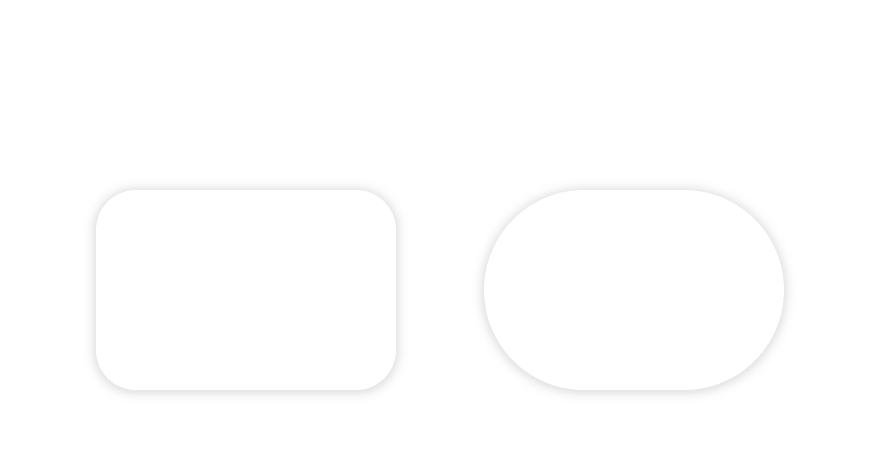
#> input picture docs/screenshots/bevel-modes.png, 1760 x 920 px (shown at 1/2 size); its folder holds only this picture in this run
$ python make-contact-sheet.py
#> lines starting #> are read from the running program, lines starting #| are printed output that depends on the picture
#!/usr/bin/env python3
"""Tile docs/screenshots/*.png into one contact sheet.

Requires Pillow. Usage: scripts/make-contact-sheet.py
"""
import glob
import os
import sys

from PIL import Image, ImageDraw

ROOT = os.path.dirname(os.path.dirname(os.path.abspath(__file__)))
SHOTS = os.path.join(ROOT, "docs", "screenshots")

files = sorted(
    f for f in glob.glob(os.path.join(SHOTS, "*.png"))
    if "contact-sheet" not in f
)
if not files:
    sys.exit("no screenshots found; run liquidglass-render --all first")

cols, cell_w, label_h, pad = 3, 620, 26, 18
rows = (len(files) + cols - 1) // cols

thumbs = []
cell_h = 0
for path in files:
    image = Image.open(path).convert("RGB")
    height = int(image.size[1] * cell_w / image.size[0])
#> height = 324
    thumbs.append((os.path.basename(path)[:-4], image.resize((cell_w, height), Image.LANCZOS)))
    cell_h = max(cell_h, height)
#> cell_h = 324

sheet = Image.new(
    "RGB",
    (cols * cell_w + pad * (cols + 1), rows * (cell_h + label_h) + pad * (rows + 1)),
    (14, 16, 22),
)
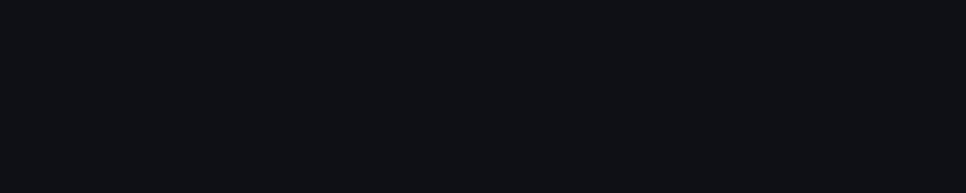
#> sheet: PIL image 1932x386 RGB (shown at 1/2 size); mean R, G, B 14, 16, 22
draw = ImageDraw.Draw(sheet)
for index, (name, thumb) in enumerate(thumbs):
    row, col = divmod(index, cols)
    x = pad + col * (cell_w + pad)
    y = pad + row * (cell_h + label_h + pad)
    sheet.paste(thumb, (x, y + label_h))
    draw.text((x + 2, y + 6), name, fill=(215, 225, 245))
#> this loop made 1 pass
#> (name, row, col, x, y) on pass 1: ('bevel-modes', 0, 0, 18, 18)
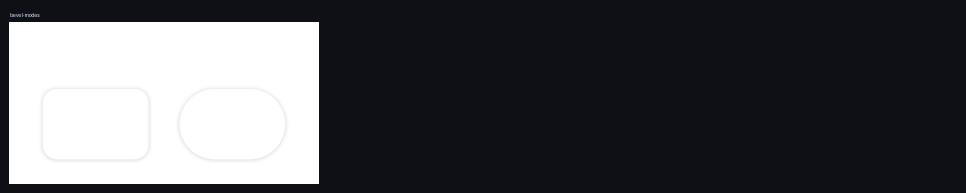
#> sheet: PIL image 1932x386 RGB (shown at 1/2 size); mean R, G, B 78.8, 80.3, 84.7

out = os.path.join(SHOTS, "contact-sheet.png")
sheet.save(out)
print("wrote %s (%dx%d, %d scenes)" % (out, sheet.size[0], sheet.size[1], len(thumbs)))
#| wrote docs/screenshots/contact-sheet.png (1932x386, 1 scenes)
